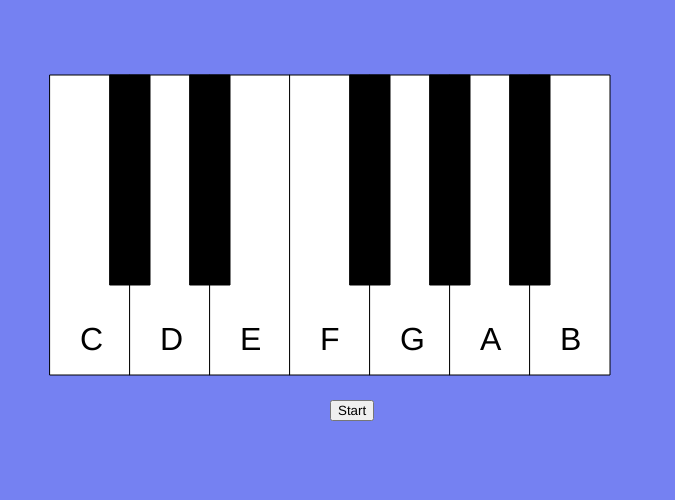
Frame 1 (no input)
Frame 60 (no input): identical to frame 1, image omitted
Frame 120 (the mouse pressed at the canvas centre since frame 60): identical to frame 1, image omitted

The p5.js sketch that drew this single still picture (run headless with seeded random() and noise() and a simulated clock; from frame 60 on, the mouse is pressed at the canvas centre):

// p5.js sketch
// ── sketch.js
var button;

var newButton;

var fillArray = ["c", "d", "e", "f"];

var fillColor = "yellow";

var noteIndex = 0;

var section0 = 130;
var section1 = 210;
var section2 = 290;
var section3 = 370;

var currentSection = 0;

var playPrevMills = 0;
var playInterval = 3000;
var playCounter = 0;

var game = false;
var checking = false;
var doneChecking = false;

var playerArray = [];

var lost = false;
var win = true;

function setup() {
    createCanvas(675, 500);

    button = createButton('Start');
    button.position(330, 400);
    button.mousePressed(startGame);

    newButton = createButton('New Game');
    newButton.position(330, 450);
    button.mousePressed(newGame);
    newButton.hide();

}

function draw() {
    background(117, 129, 242);

    if (game == true) {
        button.hide();
        newButton.hide();
        playerArray = [];

        var currentLetter = fillArray[playCounter];
        console.log(currentLetter);

        if (millis() - playPrevMills > playInterval) {
            playCounter++;
            playPrevMills = millis();

            if (playCounter >= fillArray.length) {
                playCounter = 0;
                game = false;
                checking = true;
            }
        }
    } else {
        //    
    }



    //White Keys

    fill(255);

    //C
    if (currentLetter == 'c') {
        fill(fillColor);
    } else {
        fill(255);
    }
    rect(50, 75, 80, 300);

    //D
    if (currentLetter == 'd') {
        fill(fillColor);
    } else {
        fill(255);
    }
    rect(130, 75, 80, 300);

    //E
    if (currentLetter == 'e') {
        fill(fillColor);
    } else {
        fill(255);
    }
    rect(210, 75, 80, 300);

    //F

    if (currentLetter == 'f') {
        fill(fillColor);
    } else {
        fill(255);
    }
    rect(290, 75, 80, 300);



    //////////////////////////////////////////

    fill(255);
    //G
    rect(370, 75, 80, 300);
    //A
    rect(450, 75, 80, 300);
    //B
    rect(530, 75, 80, 300);

    //Black Keys
    fill(0);
    rect(110, 75, 40, 210);
    rect(190, 75, 40, 210);
    rect(350, 75, 40, 210);
    rect(430, 75, 40, 210);
    rect(510, 75, 40, 210);

    //Text
    textSize(32);
    text("C", 80, 325, 400, 250);
    text("D", 160, 325, 400, 250);
    text("E", 240, 325, 400, 250);
    text("F", 320, 325, 400, 250);
    text("G", 400, 325, 400, 250);
    text("A", 480, 325, 400, 250);
    text("B", 560, 325, 400, 250);

    if (mouseX > 0 && mouseX <= section0) {

        currentSection = 0;
    } else if (mouseX > section0 && mouseX <= section1) {
        currentSection = 1;

    } else if (mouseX > section1 && mouseX <= section2) {
        currentSection = 2;

    } else if (mouseX > section2 && mouseX <= width) {
        currentSection = 3;

    }

    if (doneChecking == true && lost == true && win == false) {

        text("LOSE!", 300, 450, 400, 250);
        button.show();
        playerArray = [];


    }

    if (doneChecking == true && win == true && lost == false) {
        text("WIN!", 300, 450, 400, 250);
        button.show();
        playerArray = [];


    }

}


function startGame() {
    game = true;
}

function newGame() {
    doneChecking = false;
    lost = false;
    win = false;
    game = true;

}


function mousePressed() {
    if (checking == true) {
        // you can start selecting keys

        if (currentSection == 0) {
            playerArray.push("c");
        } else if (currentSection == 1) {
            playerArray.push("d");
        } else if (currentSection == 2) {
            playerArray.push("e");
        } else if (currentSection == 3) {
            playerArray.push("f");
        }
        console.log(currentSection);
        console.log(playerArray);


        if (playerArray.length == fillArray.length) {

            //            for loop through fillArray vs playerArray


            for (var i = 0; i < fillArray.length; i++) {

                if (fillArray[i] != playerArray[i]) {
                    lost = true;
                    win = false;
                        break;
                } else {
                    win = true;
                    lost = false;

                }
            }

            doneChecking = true;
        }
    }
}
